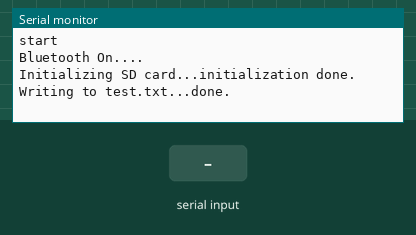
Simulated run of this sketch. Board: Arduino Uno, built with avr-gcc and run on an emulated ATmega328P. Shown: the last lines printed to the serial monitor. Inputs (shaded band) come from the test bench. Storage starts empty.

Above: at 1.2 s.
1.3 s: "HC-05\n" received over the second serial link
At 2.0 s:
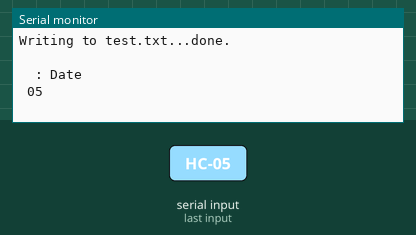
2.8 s: "1" received over the second serial link
At 3.8 s:
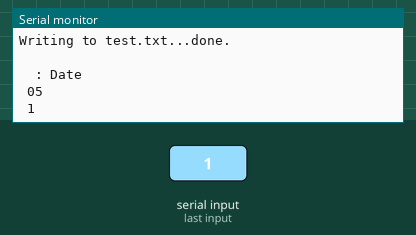

Measured:
- after the input at 1.3 s, the serial monitor: prints a new line at once (image 1)
- after the input at 2.8 s, the serial monitor: prints a new line at once (image 2)

The sketch:

mg811test.ino
```cpp
#include <SoftwareSerial.h>
#include <SPI.h>
#include <SD.h>
char commandChar;
int flag = 0;
File myFile;

/************************Hardware Related Macros************************************/
#define         MG_PIN                       A1//efine which analog input channel you are going to use
#define         BOOL_PIN                     2
#define         DC_GAIN                      5   //define the DC gain of amplifier

/***********************Software Related Macros************************************/
#define         READ_SAMPLE_INTERVAL         (50)    //define how many samples you are going to take in normal operation
#define         READ_SAMPLE_TIMES            (5)     //define the time interval(in milisecond) between each samples in
                                                     //normal operation

/**********************Application Related Macros**********************************/
//These two values differ from sensor to sensor. user should derermine this value.
#define         ZERO_POINT_VOLTAGE           3.01//define the output of the sensor in volts when the concentration of CO2 is 400PPM
#define         REACTION_VOLTGAE             0.7 //define the voltage drop of the sensor when move the sensor from air into 1000ppm CO2

/*****************************Globals***********************************************/
float CO2Curve[3]  =  {2.602,ZERO_POINT_VOLTAGE,(REACTION_VOLTGAE/(2.602-3))};
                                                     //two points are taken from the curve.
 int sensorValue;
 //with these two points, a line is formed which is
                                                     //"approximately equivalent" to the original curve.
  int maxValue=0;
int minValue=100;
SoftwareSerial bluetoothSerial(2,3);
 float volts; //lope}; point1: (lg400, 0.324), point2: (lg4000, 0.280)
char c[10];
char Date[10];
int incomingByte=0; //slope = ( reaction voltage ) / (log400 –log1000)
float MGRead(int mg_pin)
{
    int i;
    float v=0;

    for (i=0;i<READ_SAMPLE_TIMES;i++) {
        v += analogRead(mg_pin);
        delay(READ_SAMPLE_INTERVAL);
    }
    v = (v/READ_SAMPLE_TIMES) *30/1024 ;     //change the factor for proper range
    return v;
}

void setup()
{
   Serial.begin(9600);                              //UART setup, baudrate = 9600bps
    pinMode(BOOL_PIN, INPUT);                        //set pin to input
    digitalWrite(BOOL_PIN, HIGH);                    //turn on pullup resistors
  while (!Serial) ; // wait for serial port to connect. Needed for native USB
    Serial.println("start");
    bluetoothSerial.begin(9600);


    //This example uses HC-05 Bluetooth to communicate with an Android device.
    //Download bluetooth terminal from google play store, https://play.google.com/store/apps/details?id=Qwerty.BluetoothTerminal&hl=en
    //Pair and connect to 'HC-05', the default password for connection is '1234'.
    //You should see this message from your arduino on your android device
    Serial.println("Bluetooth On....");
  while (!Serial) {
; // wait for serial port to connect. Needed for native USB port only
}
Serial.print("Initializing SD card...");
if (!SD.begin(10)) {
Serial.println("initialization failed!");
while (1);
}
Serial.println("initialization done.");
// open the file. note that only one file can be open at a time,
// so you have to close this one before opening another.
myFile = SD.open("test.txt", FILE_WRITE);
// if the file opened okay, write to it:
if (myFile) {
Serial.print("Writing to test.txt...");

Serial.println("done.");
} else {
// if the file didn't open, print an error:
Serial.println("error opening test.txt");
}

  // Serial.print("MG-811 Demostration\n");
}

void loop()
{

  if (bluetoothSerial.available() > 0) {

    incomingByte = bluetoothSerial.read();
    if (isDigit(incomingByte)) {  // tests if myChar is a digit

    int a= incomingByte;
    char Date =a;
    Serial.print(Date);

    }
    else if (isPunct(incomingByte)){
      int i=1;
      switch(i){
        case 1: Serial.print(" : Date");
                  Serial.print("\n ");
                  i++;
                  break;
        case 2 :Serial.print(" : Month");
                 Serial.print("\n ");
                 i++;
                 break;
        case 3: Serial.print(" : Year");
                  Serial.print("\n ");
                  break;
      }
    }
    else{
      Serial.print("\n ");
    }

      }

}
void data(){
  sensorValue=analogRead(A0);
  volts=MGRead(MG_PIN);
  sensorValue=map(sensorValue,80,130,350,650);
  volts=map(volts,1.0,10.0,350,800);
  Serial.println("sensor Value");
  Serial.println(sensorValue,DEC);
  Serial.println("volts");
  Serial.println(volts,DEC);
  myFile.println("VOLTS");
  myFile.println(volts);
  myFile.println("SENSORVALUE");
  myFile.println(sensorValue);
  bluetoothSerial.println("volts:");
  bluetoothSerial.println(volts);
  bluetoothSerial.println("SensorValue");
  bluetoothSerial.println(sensorValue);
  delay(100);


  }


/*****************************  MGRead *********************************************
Input:   mg_pin - analog channel
Output:  output of SEN-000007
Remarks: This function reads the output of SEN-000007
************************************************************************************/
```
